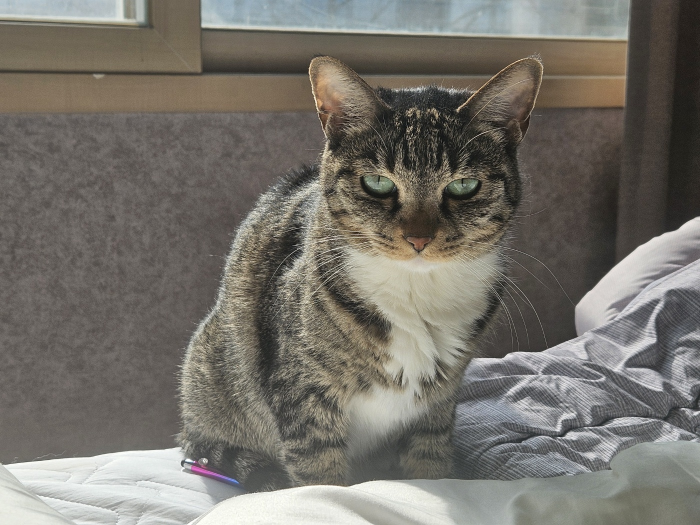
#> input picture ch03/img/cat.jpeg, 1400 x 1050 px, found by its file name (shown at 1/2 size)
$ python pro3-7.py
#> lines starting #> are read from the running program, lines starting #| are printed output that depends on the picture; after the words box and inside, x2 and y2 are one past the last pixel; in counts of white or black regions, pixels touching at a corner belong together
# 컨볼루션 적용(가우시안 스무딩과 엠보싱)하기
import cv2 as cv
import numpy as np

img = cv.imread('ch03/img/cat.jpeg')
#> img is the input picture: shape (1050, 1400, 3); mean B, G, R 107.2, 114.3, 117.9
img = cv.resize(img, dsize=(0,0), fx=0.4, fy=0.4)
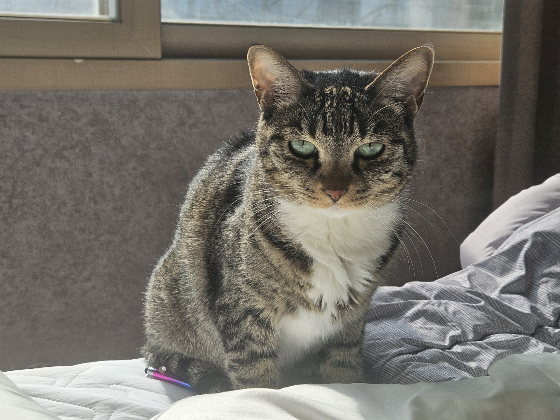
#> img: shape (420, 560, 3); mean B, G, R 107.2, 114.3, 117.8
gray = cv.cvtColor(img, cv.COLOR_BGR2GRAY)
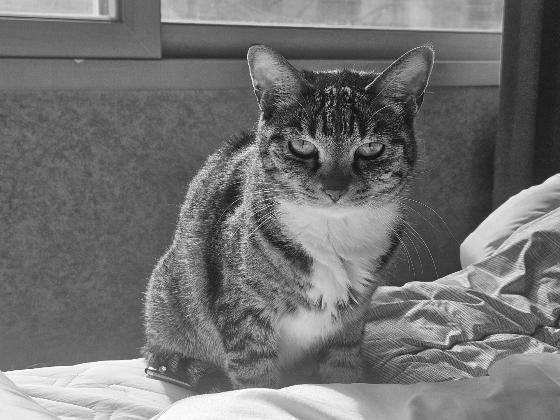
#> gray: shape (420, 560); min 9, max 255, mean 114.5
cv.putText(gray,'cat',(10,20),cv.FONT_HERSHEY_SIMPLEX, 0.7, (255,255,255), 2)
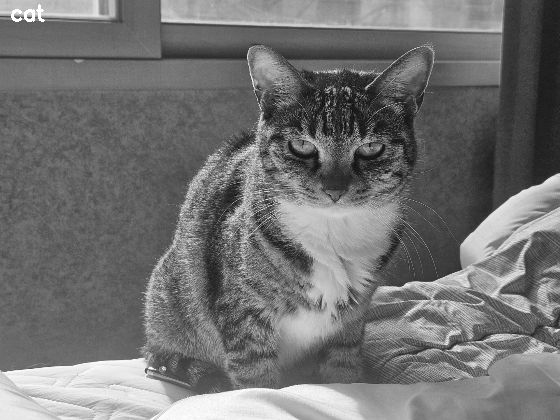
#> gray: shape (420, 560); 0.1% of pixels changed, all inside (x1, y1, x2, y2) = (11, 4, 45, 22)
cv.imshow('Original', gray)

# 스무딩
smooth = np.hstack((cv.GaussianBlur(gray,(5,5),0.0),
                    cv.GaussianBlur(gray,(9,9),(0.0), cv.GaussianBlur(gray,(15,15),0.0))))
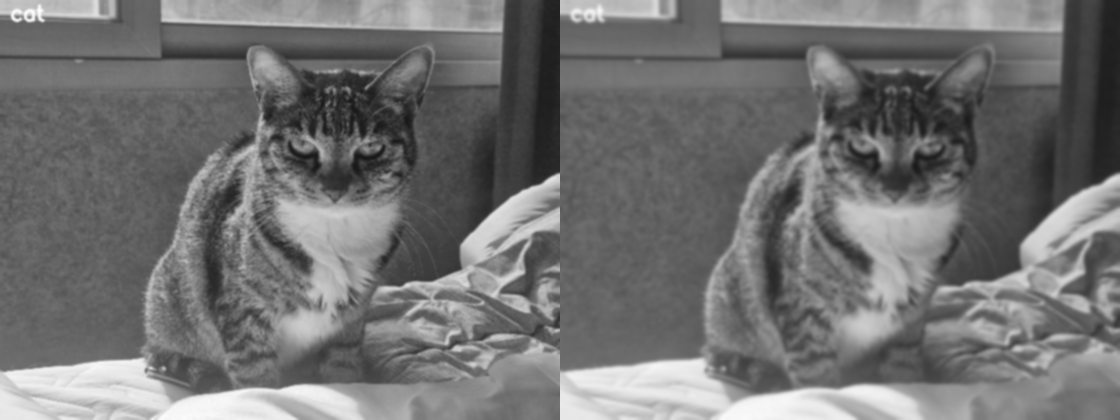
#> smooth: shape (420, 1120); min 24, max 254, mean 114.6
cv.imshow('Smooth', smooth)

# 엠보싱
femboss = np.array([[-1.0, 0.0, 0.0],
                    [0.0, 0.0, 0.0],
                    [0.0, 0.0, 1.0]])

gray16 = np.uint16(gray)
emboss=np.uint8(np.clip(cv.filter2D(gray16, -1, femboss)+128, 0, 255))
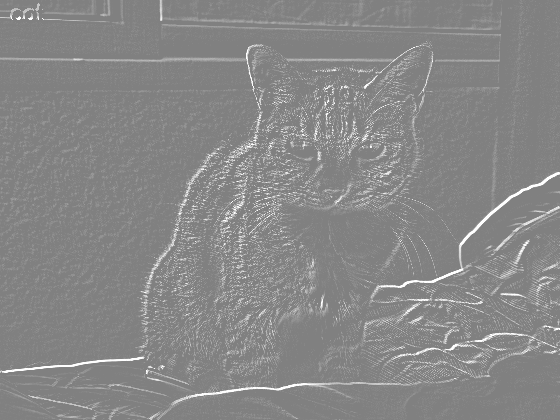
#> emboss: shape (420, 560); min 128, max 255, mean 135.3
emboss_bad = np.uint8(cv.filter2D(gray16, -1, femboss)+128)
emboss_worse=cv.filter2D(gray,-1,femboss)
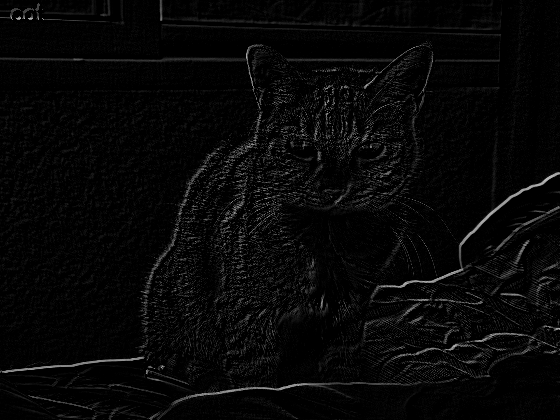
#> emboss_worse: shape (420, 560); min 0, max 186, mean 7.4

cv.imshow('Emnoss', emboss)
cv.imshow('Emnoss_bad', emboss_bad)
cv.imshow('Emnoss_worse', emboss_worse)

cv.waitKey()
cv.destroyAllWindows()

$ run again, with ch03/img/mistyroad.jpg copied over ch03/img/cat.jpeg
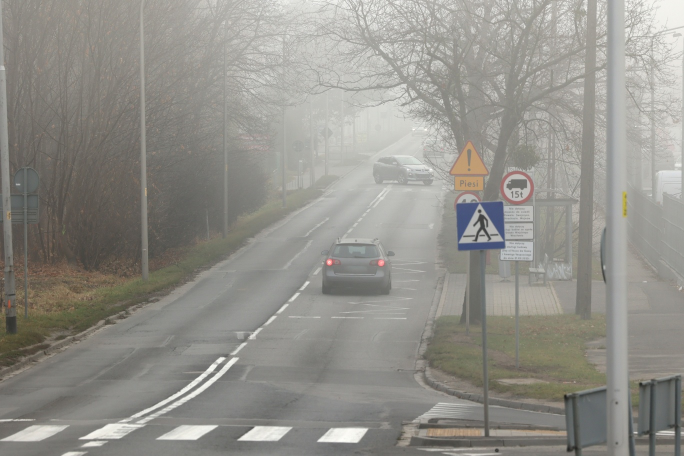
#> input picture ch03/img/mistyroad.jpg, 1368 x 912 px, found by its file name (shown at 1/2 size)
#> img is the input picture: shape (912, 1368, 3); mean B, G, R 138.8, 145, 146.5
#> img: shape (365, 547, 3)
#> `emboss=np.uint8(np.clip(cv.filter2D(gray16, -1, femboss)+128, 0, 255))`:
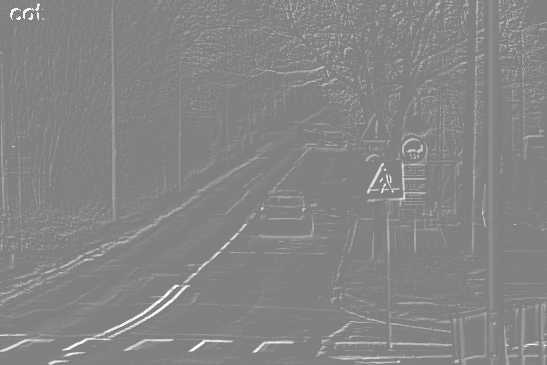
#> emboss: shape (365, 547); min 128, max 255, mean 132.8
#> `emboss_worse=cv.filter2D(gray,-1,femboss)`:
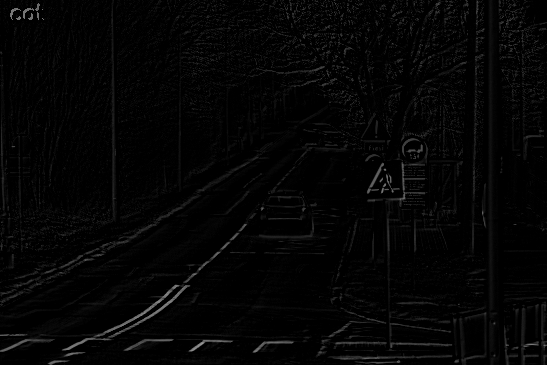
#> emboss_worse: shape (365, 547); min 0, max 153, mean 4.8

$ run again, with ch03/img/rose.png saved as ch03/img/cat.jpeg
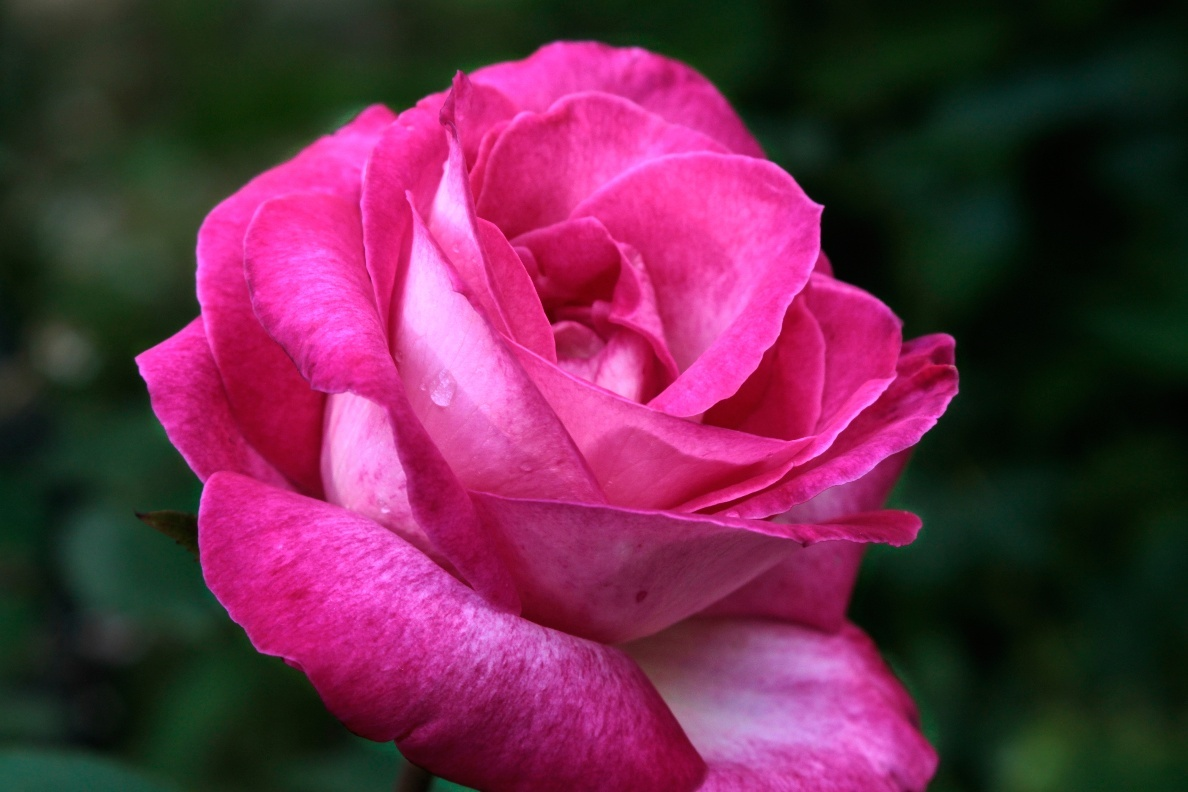
#> input picture ch03/img/rose.png, 1188 x 792 px, found by its file name
#> img is the input picture: shape (792, 1188, 3); mean B, G, R 74.2, 43.7, 103.7
#> img: shape (317, 475, 3)
#> `cv.putText(gray,'cat',(10,20),cv.FONT_HERSHEY_SIMPLEX, 0.7, (255,255,2..`:
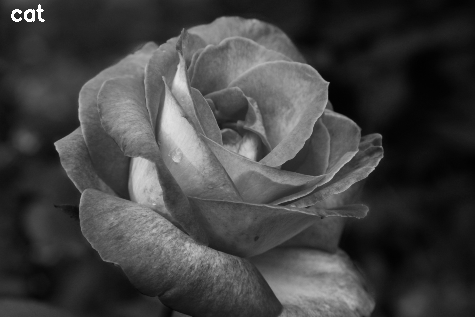
#> gray: shape (317, 475); min 1, max 255, mean 65.4
#> `emboss_worse=cv.filter2D(gray,-1,femboss)`:
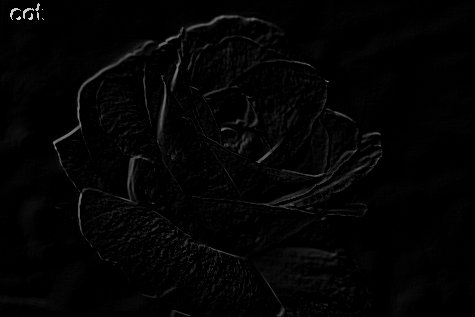
#> emboss_worse: shape (317, 475); min 0, max 219, mean 3.7
